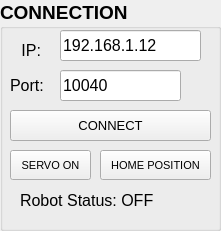
   <widget class="QGroupBox" name="groupBox">
    <property name="geometry">
     <rect>
      <x>940</x>
      <y>30</y>
      <width>221</width>
      <height>231</height>
     </rect>
    </property>
    <property name="font">
     <font>
      <pointsize>14</pointsize>
      <weight>75</weight>
      <bold>true</bold>
     </font>
    </property>
    <property name="title">
     <string>CONNECTION</string>
    </property>
    <widget class="QLabel" name="IP">
     <property name="geometry">
      <rect>
       <x>10</x>
       <y>40</y>
       <width>31</width>
       <height>21</height>
      </rect>
     </property>
     <property name="font">
      <font>
       <pointsize>12</pointsize>
       <weight>50</weight>
       <bold>false</bold>
      </font>
     </property>
     <property name="text">
      <string>IP:</string>
     </property>
     <property name="scaledContents">
      <bool>true</bool>
     </property>
     <property name="alignment">
      <set>Qt::AlignRight|Qt::AlignTrailing|Qt::AlignVCenter</set>
     </property>
    </widget>
    <widget class="QLabel" name="Port">
     <property name="geometry">
      <rect>
       <x>10</x>
       <y>70</y>
       <width>41</width>
       <height>31</height>
      </rect>
     </property>
     <property name="font">
      <font>
       <pointsize>12</pointsize>
       <weight>50</weight>
       <bold>false</bold>
      </font>
     </property>
     <property name="text">
      <string>Port:</string>
     </property>
    </widget>
    <widget class="QPushButton" name="btn_setconnnect">
     <property name="geometry">
      <rect>
       <x>10</x>
       <y>110</y>
       <width>201</width>
       <height>31</height>
      </rect>
     </property>
     <property name="font">
      <font>
       <pointsize>10</pointsize>
       <weight>50</weight>
       <bold>false</bold>
      </font>
     </property>
     <property name="autoFillBackground">
      <bool>false</bool>
     </property>
     <property name="text">
      <string>CONNECT</string>
     </property>
    </widget>
    <widget class="QLineEdit" name="text_Port">
     <property name="geometry">
      <rect>
       <x>60</x>
       <y>70</y>
       <width>121</width>
       <height>31</height>
      </rect>
     </property>
     <property name="font">
      <font>
       <pointsize>12</pointsize>
       <weight>50</weight>
       <bold>false</bold>
      </font>
     </property>
     <property name="text">
      <string>10040</string>
     </property>
    </widget>
    <widget class="QLineEdit" name="text_IP">
     <property name="geometry">
      <rect>
       <x>60</x>
       <y>30</y>
       <width>141</width>
       <height>31</height>
      </rect>
     </property>
     <property name="font">
      <font>
       <pointsize>12</pointsize>
       <weight>50</weight>
       <bold>false</bold>
      </font>
     </property>
     <property name="text">
      <string>192.168.1.12 </string>
     </property>
    </widget>
    <widget class="QPushButton" name="btn_servoON">
     <property name="geometry">
      <rect>
       <x>10</x>
       <y>150</y>
       <width>81</width>
       <height>30</height>
      </rect>
     </property>
     <property name="font">
      <font>
       <pointsize>8</pointsize>
       <weight>50</weight>
       <bold>false</bold>
      </font>
     </property>
     <property name="autoFillBackground">
      <bool>false</bool>
     </property>
     <property name="text">
      <string>SERVO ON</string>
     </property>
    </widget>
    <widget class="QLabel" name="lb_run_status">
     <property name="geometry">
      <rect>
       <x>20</x>
       <y>190</y>
       <width>151</width>
       <height>21</height>
      </rect>
     </property>
     <property name="font">
      <font>
       <pointsize>12</pointsize>
       <weight>50</weight>
       <bold>false</bold>
      </font>
     </property>
     <property name="text">
      <string>Robot Status: OFF</string>
     </property>
    </widget>
    <widget class="QPushButton" name="btn_home_pos">
     <property name="geometry">
      <rect>
       <x>100</x>
       <y>150</y>
       <width>111</width>
       <height>30</height>
      </rect>
     </property>
     <property name="font">
      <font>
       <pointsize>8</pointsize>
       <weight>50</weight>
       <bold>false</bold>
      </font>
     </property>
     <property name="autoFillBackground">
      <bool>false</bool>
     </property>
     <property name="text">
      <string>HOME POSITION</string>
     </property>
    </widget>
   </widget>
